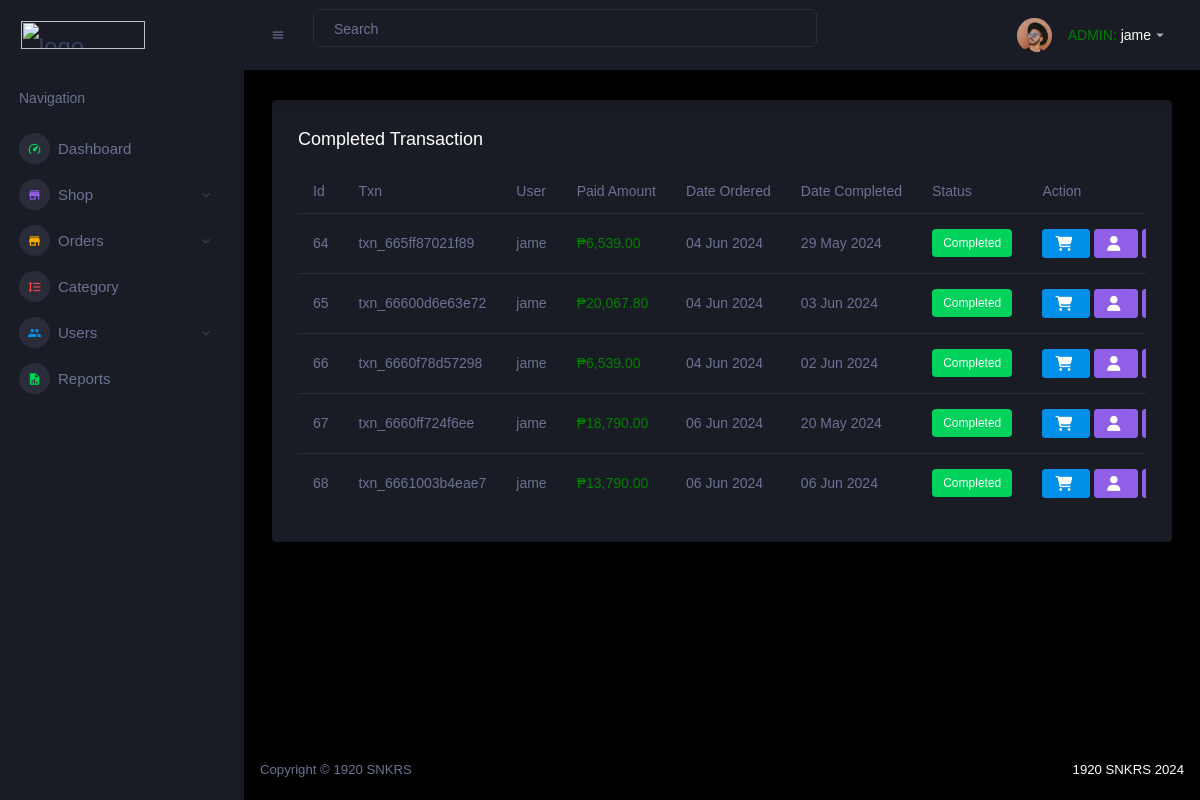
The app's page /admin/orders-completed.php (signed in), older data.
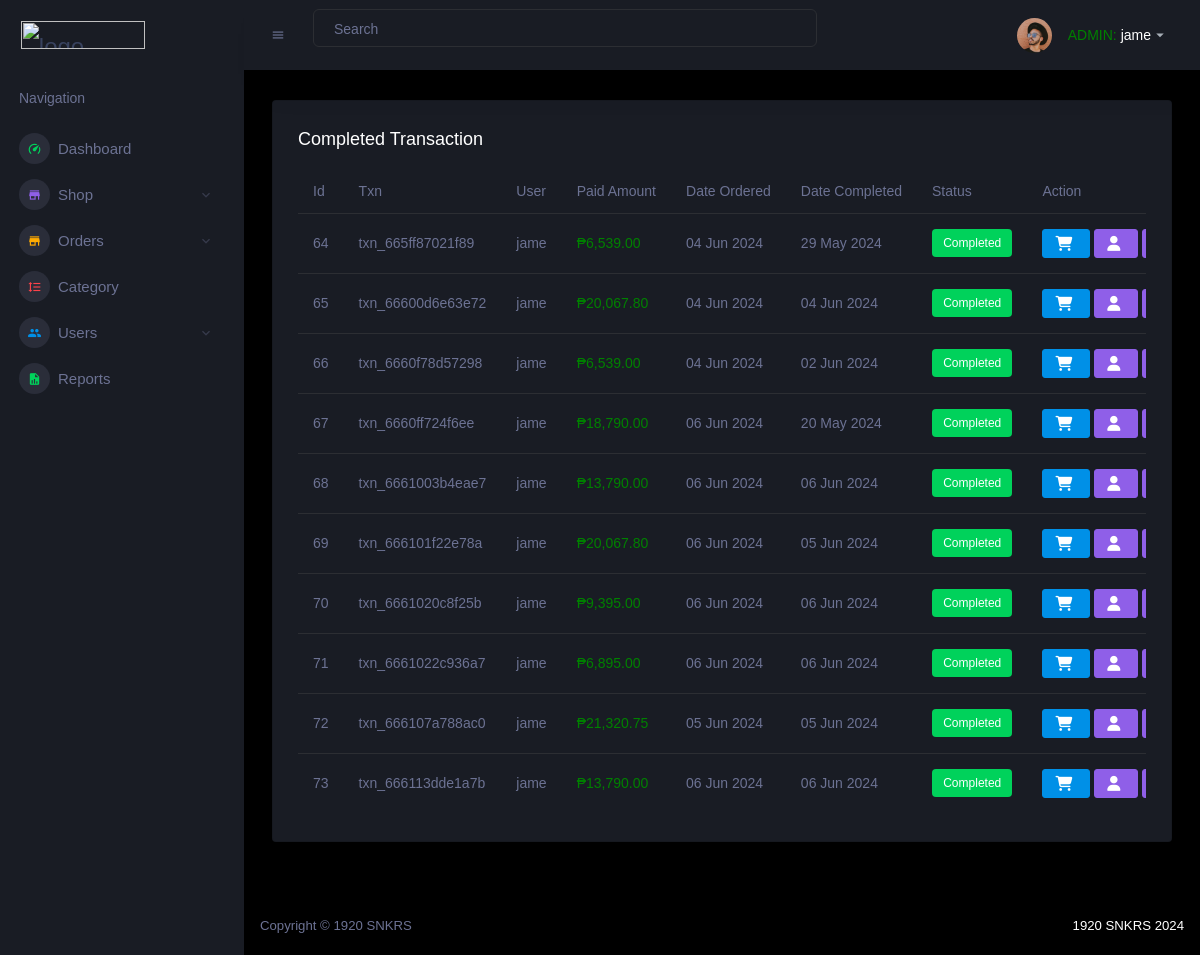
The same page, newer data.
### tables this page shows
CREATE TABLE `orders` (
  `order_id` int(11) NOT NULL,
  `transaction_number` varchar(255) DEFAULT NULL,
  `userid` int(11) DEFAULT NULL,
  `total_amount` decimal(10,2) DEFAULT NULL,
  `note` text DEFAULT NULL,
  `created_at` timestamp NOT NULL DEFAULT current_timestamp(),
  `order_status` varchar(20) DEFAULT 'Pending',
  `imgURL` varchar(255) DEFAULT NULL,
  `updated_at` timestamp NOT NULL DEFAULT current_timestamp() ON UPDATE current_timestamp()
);

CREATE TABLE `users` (
  `userid` int(11) NOT NULL,
  `username` varchar(50) NOT NULL,
  `email` varchar(100) NOT NULL,
  `password` varchar(100) NOT NULL,
  `datecreated` timestamp NOT NULL DEFAULT current_timestamp()
);

### admin/orders-completed.php (the view, shortened to what the changed rows need)
<html lang="en">
<?php
require_once("../database/connection.php");
?>
</head>
<body>
    <div class="container-scroller">
        <div class="container-fluid page-body-wrapper">
            <div class="main-panel">
                <div class="content-wrapper">
                    <div class="row">
                        <div class="col-lg-12 grid-margin stretch-card">
                            <div class="card">
                                <div class="card-body">
                                    <div class="table-responsive">
                                        <table id="productTable" class="table">
                                            <thead>
                                                <tr>
                                                    <th>Id</th>
                                                    <th>Txn</th>
                                                    <th>User</th>
                                                    <th>Paid Amount</th>
                                                    <th>Date Ordered</th>
                                                    <th>Date Completed</th>
                                                    <th>Status</th>
                                                    <th>Action</th>
                                                </tr>
                                            </thead>
                                            <tbody>
                                                <?php
                                                $query = "SELECT * FROM orders WHERE order_status = 'Completed'";
                                                $result = mysqli_query($link, $query);
                                                while ($row = mysqli_fetch_assoc($result)) {
                                                    $userid = $row['userid'];
                                                    $usernameQuery = "SELECT username FROM users WHERE userid = ?";
                                                    $stmtUsername = $link->prepare($usernameQuery);
                                                    $stmtUsername->bind_param("i", $userid);
                                                    $stmtUsername->execute();
                                                    $resultUsername = $stmtUsername->get_result();
                                                    $username = $resultUsername->fetch_assoc()['username'];
                                                    $status = $row['order_status'];
                                                    $createdAt = date('d M Y', strtotime($row['created_at']));
                                                    $updatedAt = date('d M Y', strtotime($row['updated_at']));
                                                    if ($status === 'Completed') {
                                                        $status = '<label class="badge badge-success">Completed</label>';
                                                    }
                                                    echo "<tr>
                                                        <td>{$row['order_id']}</td>
                                                        <td>{$row['transaction_number']}</td>
                                                        <td>{$username}</td>
                                                        <td style='color: green;'>₱" . number_format($row['total_amount'], 2, '.', ',') . "</td>
                                                        <td>{$createdAt}</td>
                                                        <td>{$updatedAt}</td>
                                                        <td>{$status}</td>
                                                        <td>
                                                            <button type='button' title='Item list' data-txn='{$row['transaction_number']}' class='view-order btn btn-primary btn-md'><i class='fas fa-shopping-cart'></i></button>
                                                            <button type='button' title='User info' data-userid='{$row['userid']}' class='view-user btn btn-info btn-md'><i class='fas fa-user'></i></button>
                                                            <button type='button' title='Proof of Payment' data-order_id='{$row['order_id']}' class='proof-payment btn btn-info btn-md'><i class='fas fa-file-invoice-dollar'></i></button>
                                                        </td>
                                                    </tr>";
                                                }
                                                ?>
                                            </tbody>
                                        </table>
                                    </div>
                                </div>
                            </div>
                        </div>
                    </div>
                </div>
            </div>
        </div>
    </div>
</body>
</html>

Row changes from the older to the newer data that the page shows:
changed orders "txn_66600d6e63e72": updated_at "03 Jun 2024" → "04 Jun 2024"
now on this page (row edited): orders: order_id "69", transaction_number "txn_666101f22e78a", userid.username "jame", total_amount "20,067.80", created_at "06 Jun 2024", updated_at "05 Jun 2024", order_status "Completed"
now on this page (row edited): orders: order_id "70", transaction_number "txn_6661020c8f25b", userid.username "jame", total_amount "9,395.00", created_at "06 Jun 2024", updated_at "06 Jun 2024", order_status "Completed"
now on this page (row edited): orders: order_id "71", transaction_number "txn_6661022c936a7", userid.username "jame", total_amount "6,895.00", created_at "06 Jun 2024", updated_at "06 Jun 2024", order_status "Completed"
added orders: order_id "72", transaction_number "txn_666107a788ac0", userid.username "jame", total_amount "21,320.75", created_at "05 Jun 2024", updated_at "05 Jun 2024", order_status "Completed"
added orders: order_id "73", transaction_number "txn_666113dde1a7b", userid.username "jame", total_amount "13,790.00", created_at "06 Jun 2024", updated_at "06 Jun 2024", order_status "Completed"
